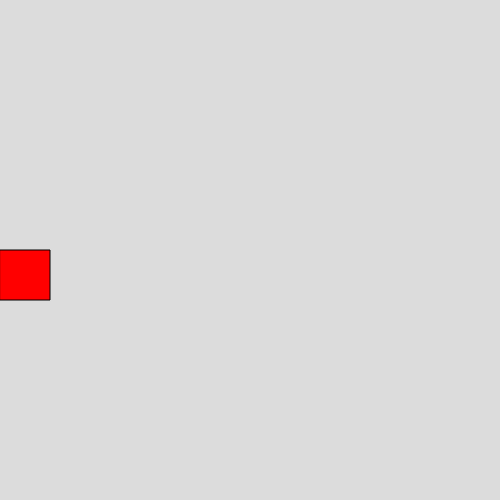
Frame 1 (no input)
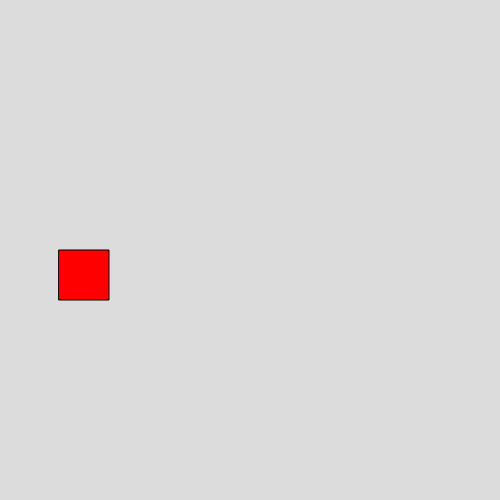
Frame 60 (no input)
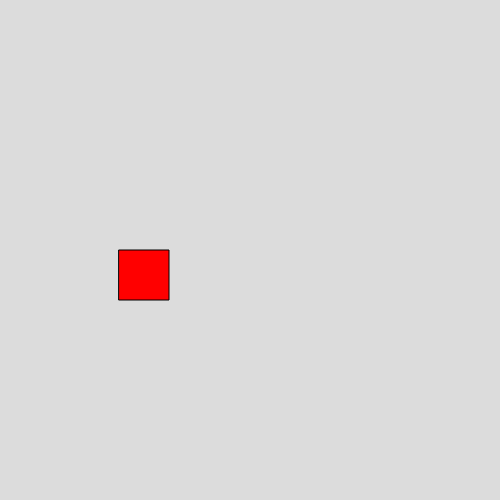
Frame 120 (the mouse pressed at the canvas centre since frame 60)

The p5.js sketch that drew these frames (run headless with seeded random() and noise() and a simulated clock; from frame 60 on, the mouse is pressed at the canvas centre):

// p5.js sketch
// ── sketch.js
let shapeX = 0;
let shapeY = 250;
let shapeClicks = 0;
let squareLength = 50;
let colorIndex = 0;
const colors = ["red", "orange",  "yellow", "green", "blue", "violet", "pink", "teal", "magenta", "cyan"];

function setup() {
  createCanvas(500, 500);
}

function draw() {
  background(220);
  fill(colors[colorIndex]);
  rect(shapeX, shapeY, squareLength, squareLength);
  shapeX++;
  //check if shape has reached edge of canvas
  if((shapeX + squareLength) > 500){
    noLoop();
    fill(0);
    text("Your score is: " + shapeClicks, 200, 250);
  }

}

function mousePressed(){
  //increments variable if mouse clicked within bounds of shape
  if((mouseX >= shapeX)
    && (mouseX <= (shapeX + squareLength))
    && (mouseY >= shapeY)
    && (mouseY <= (shapeY + squareLength))
  ){
    shapeClicks++;
    //colorIndex = Math.floor(Math.random() * 9);
    //increments index to change square color, logs hit
    colorIndex++;
    if(colorIndex >= 10){
      colorIndex = 0;
    }
    console.log("Hit " + shapeClicks);
  }
}
